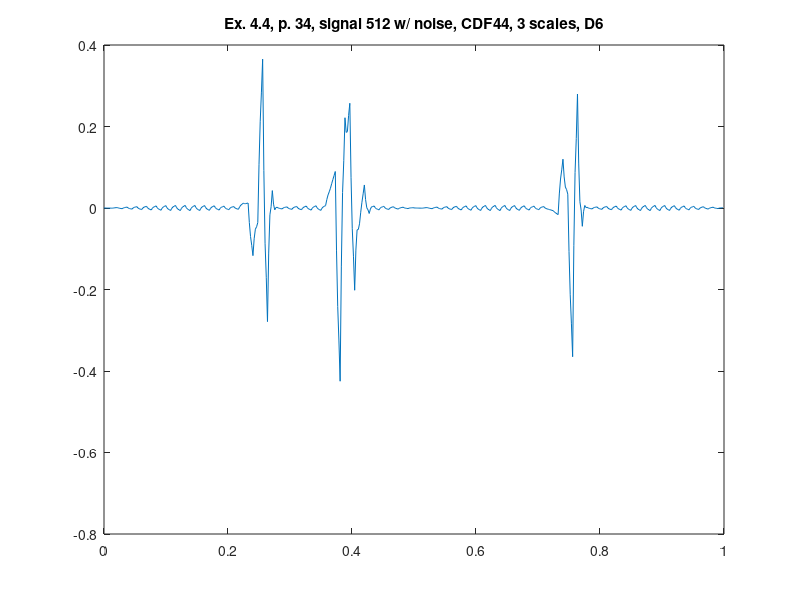

Source code (MATLAB):
%% ========================================================================
%% Programmatic octave notes on "Ripples in Mathematics" by A. Jensen
%% and A. la Cour-Harbo written with a deep gratitude to the authors for
%% this wonderful text. 
%% 
%% Reconstruction of graphs in ex 4.4, p.34, CDF44, 3 scales, D6.
%%
%% Author: Vladimir Kulyukin
%% 
%% NB: I have tested this code in Octave 4.
%% =========================================================================
t = (1.0/512)*[0:511];

%%y_ex_4_3_chirp_512_p33 = arrayfun(@(x) sin(x*x), t);

y_ex_4_4_512_with_noise_cdf44_d6_p34 = [
2.9605771028702496E-4
9.94743863742985E-6
-5.212567378135755E-5
-1.742293620906027E-4
-2.2008697677624824E-4
-2.863746653153812E-4
-3.730924277080016E-4
-4.543359683102718E-4
1.4876620081192638E-4
5.684984896697497E-4
8.048608982631983E-4
0.0010903571181896776
-6.253835955238711E-5
-8.300179435045338E-4
-0.0012120816336667628
-0.001697417201320119
-4.242310331143979E-6
0.0011052024625618636
0.0016309171173589038
0.0023130417858974817
9.741357175720384E-5
-0.001341764097604317
-0.0020044912221870805
-0.002875267643206017
-1.5708779186735433E-4
0.0015994341246224775
0.0023942981062634776
0.003446837554942203
2.53621954134397E-4
-0.0018019470099031318
-0.0027198693371703834
-0.003942623162032213
-3.038964776580431E-4
0.0020322004302466977
0.0030656675616820093
0.004448173289759038
4.0008378704696295E-4
-0.002192882109154865
-0.0033307243988464465
-0.004858465883789911
-4.3902659223935795E-4
0.0023868704130077262
0.003619225131951341
0.005278568219614814
5.311706243928778E-4
-0.002499545978734294
-0.0038135815897667002
-0.005587600486292757
-5.572851610898277E-4
0.0026498143043693677
0.00403369791008483
0.00590611073304624
6.418448725274122E-4
-0.002710153698112478
-0.004149884978873431
-0.006102006735669895
-6.541275737289025E-4
0.0028109273180468228
0.0042931579396572805
0.00630668472319135
7.278533821613419E-4
-0.002816611730743848
-0.00432671061552422
-0.006381916288239785
-7.258322305483821E-4
0.002864017971278065
0.0043876343172395554
0.006464896356253904
7.858908945037226E-4
-0.002814828954136841
-0.004337263189667786
-0.0064165723768726726
-7.696435617993258E-4
0.0028070460200329177
0.0043134963686240575
0.0063746656479013765
8.137270605030687E-4
-0.002704873879396598
-0.004181137171797624
-0.0062046431875175875
-7.838779225914762E-4
0.002642200864447319
0.0040735931735988
0.006039460113653466
8.102921519106094E-4
-0.0024909720183818587
-0.0038643323972239385
-0.005754273040070049
-7.679882944221663E-4
0.002375817411404368
0.0036771440774095543
0.005472161514206139
7.757181703372845E-4
-0.0021813434996539607
-0.0033990234957675964
-0.00508276940672623
-7.225853067909741E-4
0.002018132627615038
0.003139384396491805
0.004694570816591659
7.113337745057579E-4
-0.0017878871735458879
-0.0028030920275632773
-0.004215937795531934
-6.494137710504474E-4
0.001582892138728097
0.0024809799338036975
0.0037365703952409266
6.196132206404631E-4
-0.001325723346017086
-0.0020994393047317214
-0.0031870900591803204
0.0028666831217162257
0.007006917526328749
0.009233613154657254
0.011973039952776696
0.010757987528189083
0.010602534617811478
0.011506681221643882
0.012126908991343301
-0.03539414980714876
-0.07001578974709864
-0.09173801082850641
-0.11691662077589128
-0.07547343103946194
-0.051881498726618645
-0.04614082383736139
-0.03561691893757417
0.10624939187803703
0.21292261109654245
0.2844027387179422
0.3653128268119408
0.09198693892138626
-0.08642170527405671
-0.16991310577438803
-0.2788375050706126
-0.11058671275171031
-0.016604789188022925
0.003108265620449531
0.042721603834654856
0.009321095111049595
-0.004515412289279725
0.0012120816336669065
0.0016974172013203314
4.242310331152273E-6
-0.0011052024625619866
-0.0016309171173590849
-0.002313041785897741
-9.741357175727908E-5
0.0013417640976043552
0.002004491222187162
0.0028752676432061606
1.5708779186743706E-4
-0.0015994341246224225
-0.002394298106263418
-0.0034468375549421473
-2.536219541343917E-4
0.0018019470099030989
0.002719869337170325
0.003942623162032126
3.0389647765803954E-4
-0.0020322004302466474
-0.003065667561681935
-0.004448173289758932
-4.000837870469235E-4
0.0021928821091548646
0.003330724398846433
0.0048584658837898765
4.390265922393035E-4
-0.002386870413007801
-0.003619225131951436
-0.00527856821961493
-5.311706243929196E-4
0.002499545978734301
0.0038135815897667306
0.005587600486292817
5.572851610898826E-4
-0.002649814304369309
-0.004033697910084759
-0.005906110733046157
-6.418448725273951E-4
0.00271015369811245
0.004149884978873379
0.006102006735669813
0.020733237721004823
0.031967111627806924
0.03980362845607612
0.048550464369938366
0.05950947705966652
0.0698757387687865
0.07964924949729835
0.08958158737237688
-0.10339895292432258
-0.24200915138101933
-0.3262490079977134
-0.42505735380264026
-0.1425395617662498
0.037802199582680766
0.11596793024415136
0.22151164581414443
0.1855273717195792
0.18746540816203258
0.22732575514150472
0.25702484963746036
0.07529872548940189
-0.049776182063419445
-0.11819987302100365
-0.2018032117155222
-0.10334090723227954
-0.0536629448079709
-0.05276932444259634
-0.03880397901924673
-0.010389451760268155
0.014153428894563195
0.03482466294524731
0.05653330157689136
0.02084709844169805
5.397968076408782E-4
-0.004388603325280149
-0.013437767695908383
-0.0024590488245562173
0.0031532149060024862
0.003399023495767725
0.005082769406726419
7.225853067909747E-4
-0.0020181326276151592
-0.0031393843964919823
-0.00469457081659191
-7.113337745058276E-4
0.001787887173545931
0.0028030920275633653
0.004215937795532085
6.494137710505136E-4
-0.0015828921387280753
-0.0024809799338036823
-0.003736570395240927
-6.196132206404933E-4
0.0013257233460170301
0.0020994393047316425
0.003187090059180219
5.512856282838258E-4
-0.0010868219926459068
-0.0017272328036089784
-0.0026349756690937235
-5.040812781889816E-4
8.12612713775075E-4
0.0013151063067984462
0.0020357642391950715
4.319718879866537E-4
-5.489858868834986E-4
-9.071090854153857E-4
-0.0014321203056952912
-3.6917777490885913E-4
2.6827383066137586E-4
4.802345110154137E-4
8.062051411679026E-4
2.96057710286876E-4
9.9474386368559E-6
-5.2125673782157455E-5
-1.7422936209168186E-4
-2.2008697677653648E-4
-2.8637466531516526E-4
-3.7309242770756825E-4
-4.543359683095442E-4
1.4876620081225787E-4
5.6849848966987E-4
8.048608982632925E-4
0.0010903571181896962
-6.253835955239323E-5
-8.300179435045785E-4
-0.0012120816336668593
-0.001697417201320264
-4.2423103311239755E-6
0.0011052024625619913
0.0016309171173590823
0.0023130417858977263
9.741357175734966E-5
-0.0013417640976042255
-0.0020044912221869994
-0.0028752676432059576
-1.5708779186751306E-4
0.0015994341246221531
0.0023942981062630405
0.0034468375549416394
2.5362195413434823E-4
-0.0018019470099028374
-0.002719869337169918
-0.003942623162031531
-3.038964776579955E-4
0.0020322004302463386
0.003065667561681472
0.004448173289758261
4.000837870468183E-4
-0.002192882109154611
-0.003330724398846028
-0.004858465883789265
-4.390265922391799E-4
0.002386870413007622
0.003619225131951141
0.005278568219614469
5.311706243928958E-4
-0.002499545978734049
-0.003813581589766366
-0.005587600486292295
-5.572851610899016E-4
0.002649814304368936
0.004033697910084218
0.0059061107330453996
6.418448725272197E-4
-0.002710153698112258
-0.004149884978873033
-0.006102006735669257
-6.541275737286503E-4
0.0028109273180468566
0.004293157939657264
0.006306684723191239
7.278533821614111E-4
-0.0028166117307436727
-0.004326710615524012
-0.006381916288239525
-7.258322305485013E-4
0.002864017971277681
0.004387634317239022
0.0064648963562531905
7.858908945035904E-4
-0.002814828954136596
-0.004337263189667368
-0.006416572376872027
-7.69643561799182E-4
0.0028070460200327555
0.004313496368623785
0.006374665647900942
8.137270605029865E-4
-0.0027048738793964654
-0.0041811371717974145
-0.006204643187517265
-7.838779225914025E-4
0.002642200864447242
0.004073593173598668
0.0060394601136532534
8.102921519105737E-4
-0.0024909720183817867
-0.0038643323972238275
-0.005754273040069881
-7.679882944221135E-4
0.0023758174114043517
0.0036771440774095157
0.005472161514206066
7.75718170337329E-4
-0.0021813434996538397
-0.0033990234957674385
-0.005082769406726025
-7.225853067910414E-4
0.002018132627614784
0.00313938439649145
0.00469457081659118
7.113337745056698E-4
-0.0017878871735457235
-0.0028030920275629984
-0.004215937795531504
-6.494137710503646E-4
0.0015828921387279656
0.0024809799338034867
0.0037365703952406
6.196132206403682E-4
-0.0013257233460170423
-0.0020994393047316317
-0.0031870900591801604
-0.003969254378283672
-0.004833273541036541
-0.0057791475474387715
-0.006703088614588577
-0.0097498249718109
-0.012227760045361698
-0.014136893835240978
-0.016198437469733824
0.03453020603117528
0.07111376152086557
0.0935522289993371
0.11978086138728182
0.07621178658927988
0.05134495106529631
0.04518035481533113
0.03400450865523908
-0.1068415072986111
-0.2129425059738172
-0.28429848737037927
-0.3649643680877594
-0.09154676496783369
0.08699445460468742
0.17065929062980395
0.2797461770072329
0.1102891803500864
0.015467792208683454
-0.004717987416975877
-0.044902318071034134
-0.00919601839194478
0.006175448176288808
0.0012120816336666357
0.0016974172013199177
4.242310331084565E-6
-0.001105202462561839
-0.001630917117358853
-0.0023130417858973898
-9.741357175718193E-5
0.0013417640976042986
0.002004491222187052
0.0028752676432059697
1.5708779186733568E-4
-0.00159943412462248
-0.0023942981062634776
-0.0034468375549421963
-2.536219541343955E-4
0.0018019470099031308
0.0027198693371703834
0.003942623162032213
3.0389647765802967E-4
-0.0020322004302467207
-0.003065667561682039
-0.004448173289759075
-4.000837870470034E-4
0.0021928821091548208
0.0033307243988463966
0.004858465883789856
4.3902659223938993E-4
-0.0023868704130076317
-0.003619225131951209
-0.005278568219614637
-5.311706243928958E-4
0.002499545978734145
0.003813581589766485
0.0055876004862924575
5.572851610898817E-4
-0.002649814304369078
-0.004033697910084422
-0.0059061107330456815
-6.418448725272502E-4
0.00271015369811239
0.004149884978873239
0.00610200673566956
6.541275737286963E-4
-0.002810927318046973
-0.004293157939657447
-0.006306684723191514
-7.278533821614168E-4
0.0028166117307438397
0.004326710615524256
0.00638191628823987
7.258322305484898E-4
-0.0028640179712779265
-0.0043876343172393785
-0.006464896356253693
-7.858908945036836E-4
0.0028148289541367628
0.004337263189667646
0.0064165723768724574
7.696435617992842E-4
-0.0028070460200328522
-0.0043134963686239525
-0.006374665647901215
-8.137270605030216E-4
0.0027048738793965755
0.004181137171797578
0.006204643187517506
7.838779225914171E-4
-0.002642200864447372
-0.004073593173598861
-0.006039460113653533
-8.102921519106426E-4
0.0024909720183818487
0.0038643323972239424
0.0057542730400700695
7.679882944222045E-4
-0.002375817411404312
-0.0036771440774094814
-0.00547216151420605
-7.75718170337285E-4
0.0021813434996538986
0.003399023495767501
0.005082769406726095
7.225853067909742E-4
-0.002018132627614949
-0.003139384396491675
-0.004694570816591475
-7.11333774505728E-4
0.0017878871735458196
0.0028030920275631667
0.004215937795531765
6.494137710504393E-4
-0.0015828921387280028
-0.00248097993380356
-0.0037365703952407293
-6.196132206403718E-4
0.001325723346017116
0.0020994393047317336
0.0031870900591803035
5.512856282836496E-4
-0.0010868219926462755
-0.0017272328036094715
-0.0026349756690943592
-5.040812781891824E-4
8.126127137751543E-4
0.001315106306798651
0.0020357642391954436
4.319718879868538E-4
-5.489858868833797E-4
-9.071090854152569E-4
-0.0014321203056951771
-3.691777749089538E-4
2.682738306611244E-4
4.802345110150574E-4
8.062051411674276E-4
];

figure;
plot(t, y_ex_4_4_512_with_noise_cdf44_d6_p34);
xlim([0 1]);
title('Ex. 4.4, p. 34, signal 512 w/ noise, CDF44, 3 scales, D6');
